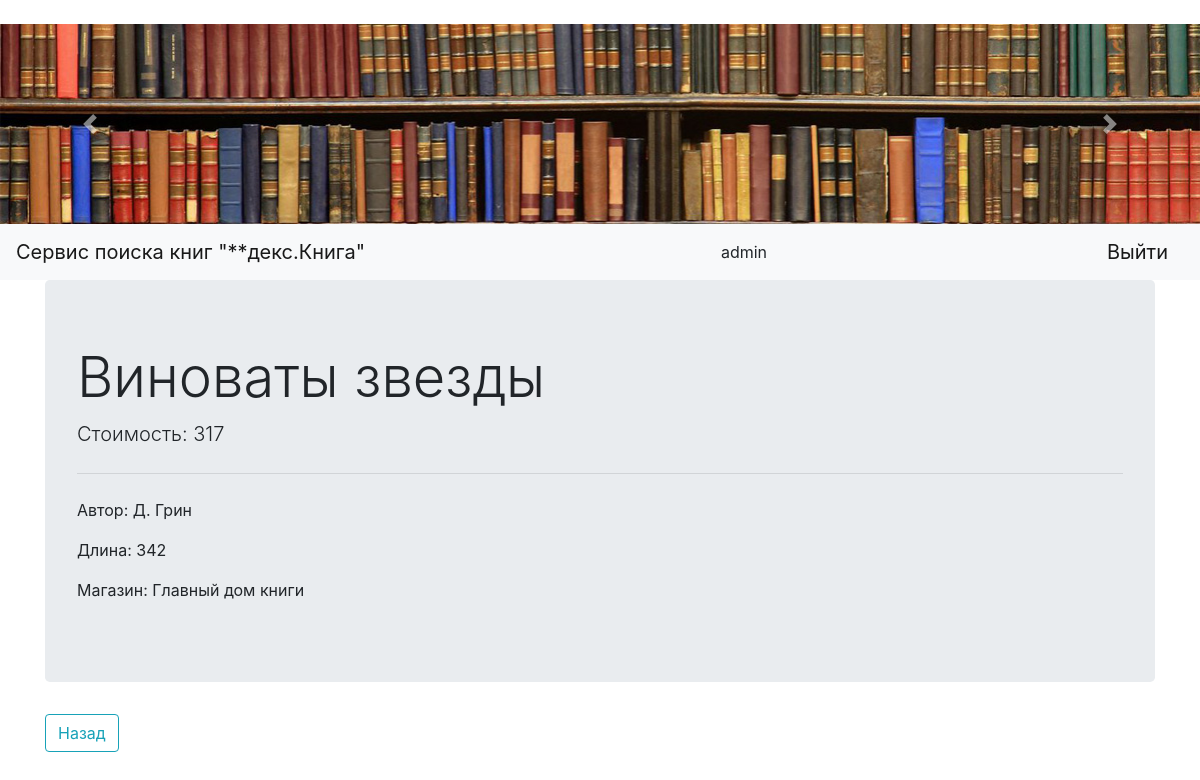
Page /book/5 (signed in) on the committed database.
### tables this page shows
CREATE TABLE books 
                            (book_id INTEGER PRIMARY KEY AUTOINCREMENT, 
                             model VARCHAR(20),
                             price INTEGER,
                             power INTEGER,
                             color VARCHAR(20),
                             dealer INTEGER
                        );

CREATE TABLE dealers 
                            (dealer_id INTEGER PRIMARY KEY AUTOINCREMENT, 
                             name VARCHAR(20),
                             address VARCHAR(128)
                        );

### index.py (the view)
@app.route('/book/<int:book_id>', methods=['GET'])
def book(book_id):
    if 'username' not in session:
        return redirect('/login')
    '''if session['username'] != 'admin':
        return redirect(url_for('index'))'''
    book = BooksModel(db.get_connection()).get(book_id)
    dealer = DealersModel(db.get_connection()).get(book[5])
    return render_template('book_info.html',
                           username=session['username'],
                           title='Просмотр книг',
                           book=book,
                           dealer=dealer[1])

### db.py (called while the page is built)
    def get_connection(self):
        return self.conn

### models.py (called while the page is built)
    def get(self, dealer_id):
        cursor = self.connection.cursor()
        cursor.execute("SELECT * FROM dealers WHERE dealer_id = ?", (str(dealer_id)))
        row = cursor.fetchone()
        return row

    def get(self, book_id):
        cursor = self.connection.cursor()
        cursor.execute("SELECT * FROM books WHERE book_id = ?", (str(book_id)))
        row = cursor.fetchone()
        return row

### templates/book_info.html
﻿{% extends "base.html" %}
{% block content %}
        <div class="jumbotron">
          <h1 class="display-4">{{ book[1] }}</h1>
          <p class="lead">Стоимость: {{ book[2] }}</p>
          <hr class="my-4">
          <p>Автор: {{ book[3] }}</p>
          <p>Длина: {{ book[4] }}</p>
            <p>Магазин: {{ dealer }}</p>
        </div>
        <a href="/index"> <button type="button" class="btn btn-outline-info">Назад</button></a>
{% endblock %}

### rows in the picture
books: model "Виноваты звезды", price "317", power "Д. Грин", color "342"
dealers: name "Главный дом книги"

### other values in the picture
{{ username }} "admin"
